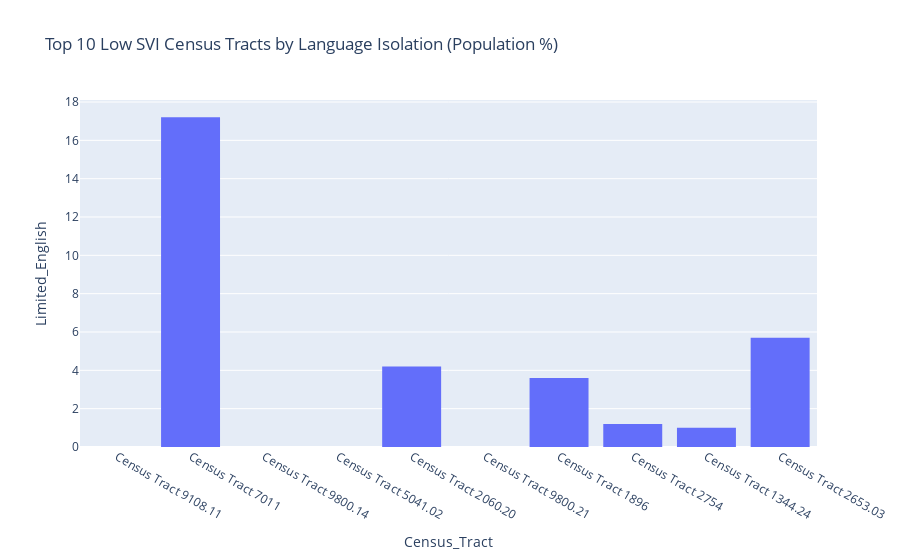
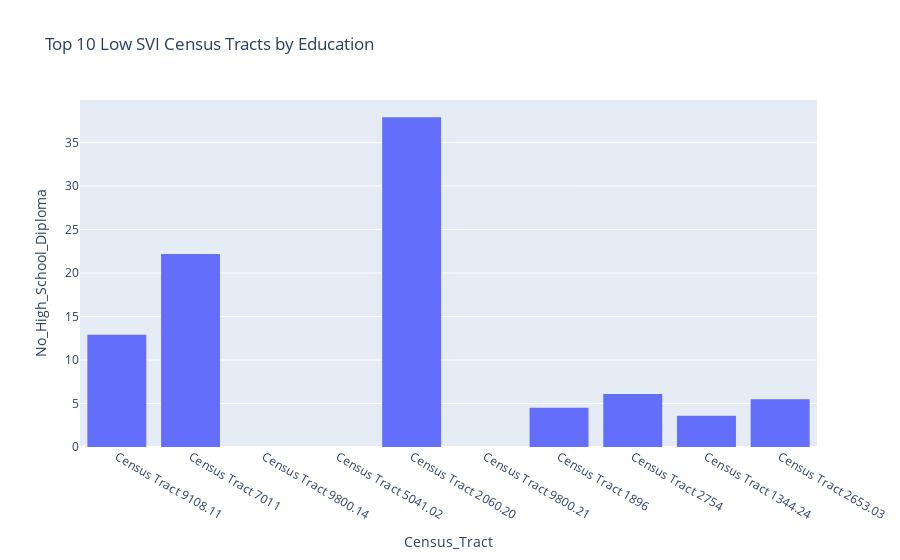
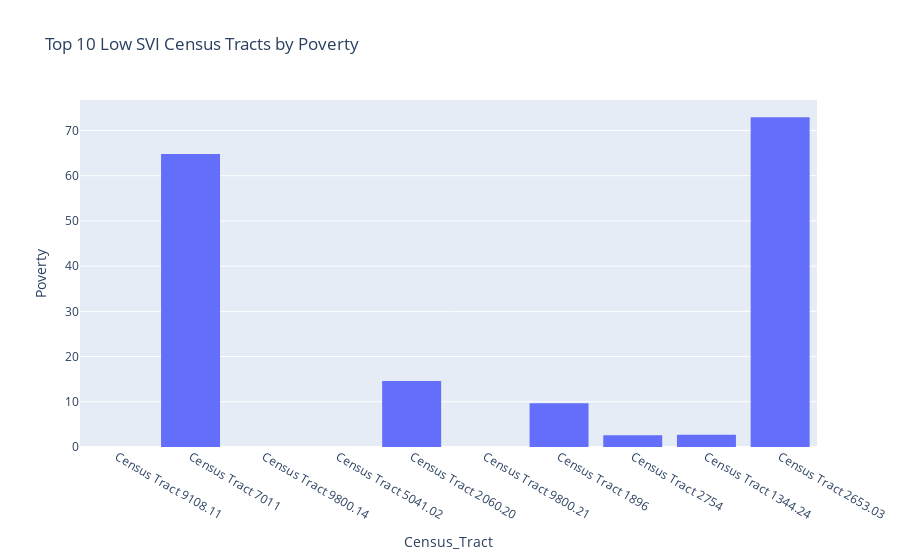

Notebook cell for these charts, in order:
### Code cell
# creates 7 bar charts displaying data on selected social indicators for Top 10 Lowest SVI census tracts
# a simple bar chart, putting date on the x-axis
fig = px.bar(svi_low_sorted.head(10),  ## px = plotly express, bar = bar graphs, fig = figure
       x='Census_Tract',
       y='Limited_English',
       title='Top 10 Low SVI Census Tracts by Language Isolation (Population %)'
      )

# get rid of white lines inside the bars
fig.update_traces(marker_line_width=0)

# show the figure
fig.show()

# a simple bar chart, putting census tract on the x-axis
fig = px.bar(svi_low_sorted.head(10),  ## px = plotly express, bar = bar graphs, fig = figure
       x='Census_Tract',
       y='No_High_School_Diploma',
       title='Top 10 Low SVI Census Tracts by Education'
      )

# get rid of white lines inside the bars
fig.update_traces(marker_line_width=0)

# show the figure
fig.show()

# a simple bar chart, putting census tract on the x-axis
fig = px.bar(svi_low_sorted.head(10),  ## px = plotly express, bar = bar graphs, fig = figure
       x='Census_Tract',
       y='Poverty',
       title='Top 10 Low SVI Census Tracts by Poverty'
      )

# get rid of white lines inside the bars
fig.update_traces(marker_line_width=0)

# show the figure
fig.show()

# a simple bar chart, putting census tract on the x-axis
fig = px.bar(svi_low_sorted.head(10),  ## px = plotly express, bar = bar graphs, fig = figure
       x='Census_Tract',
       y='Renters',
       title='Top 10 Low SVI Census Tracts by Renter Status'
      )

# get rid of white lines inside the bars
fig.update_traces(marker_line_width=0)

# show the figure
fig.show()

# a simple bar chart, putting census tract on the x-axis
fig = px.bar(svi_low_sorted.head(10),  ## px = plotly express, bar = bar graphs, fig = figure
       x='Census_Tract',
       y='White',
       title='Top 10 Low SVI Census Tracts by Race (% White)'
      )

# get rid of white lines inside the bars
fig.update_traces(marker_line_width=0)

# show the figure
fig.show()

# a simple bar chart, putting census tract on the x-axis
fig = px.bar(svi_low_sorted.head(10),  ## px = plotly express, bar = bar graphs, fig = figure
       x='Census_Tract',
       y='Black',
       title='Top 10 Low SVI Census Tracts by Race (% Black)'
      )

# get rid of white lines inside the bars
fig.update_traces(marker_line_width=0)

# show the figure
fig.show()

# a simple bar chart, putting census tract on the x-axis
fig = px.bar(svi_low_sorted.head(10),  ## px = plotly express, bar = bar graphs, fig = figure
       x='Census_Tract',
       y='Hispanic_Latinx',
       title='Top 10 Low SVI Census Tracts by Race (% Hispanic/Latinx)'
      )

# get rid of white lines inside the bars
fig.update_traces(marker_line_width=0)

# show the figure
fig.show()

### Figure 1 — Plotly figure (JSON) as saved in the notebook; plotly's stock layout.template omitted (floating-point values rounded to 4 significant figures)
{"data": [{"alignmentgroup": "True", "hovertemplate": "Census_Tract=%{x}<br>Limited_English=%{y}<extra></extra>", "legendgroup": "", "marker": {"color": "#636efa", "line": {"width": 0}, "pattern": {"shape": ""}}, "name": "", "offsetgroup": "", "orientation": "v", "showlegend": false, "textposition": "auto", "type": "bar", "x": ["Census Tract 9108.11", "Census Tract 7011", "Census Tract 9800.14", "Census Tract 5041.02", "Census Tract 2060.20", "Census Tract 9800.21", "Census Tract 1896", "Census Tract 2754", "Census Tract 1344.24", "Census Tract 2653.03"], "xaxis": "x", "y": [0, 17.2, 0, 0, 4.2, 0, 3.6, 1.2, 1, 5.7], "yaxis": "y"}], "layout": {"autosize": true, "barmode": "relative", "legend": {"tracegroupgap": 0}, "title": {"text": "Top 10 Low SVI Census Tracts by Language Isolation (Population %)"}, "xaxis": {"anchor": "y", "autorange": true, "domain": [0, 1], "range": [-0.5, 9.5], "title": {"text": "Census_Tract"}, "type": "category"}, "yaxis": {"anchor": "x", "autorange": true, "domain": [0, 1], "range": [0, 18.11], "title": {"text": "Limited_English"}, "type": "linear"}}}

### Figure 2 — Plotly figure (JSON) as saved in the notebook; plotly's stock layout.template omitted (floating-point values rounded to 4 significant figures)
{"data": [{"alignmentgroup": "True", "hovertemplate": "Census_Tract=%{x}<br>No_High_School_Diploma=%{y}<extra></extra>", "legendgroup": "", "marker": {"color": "#636efa", "line": {"width": 0}, "pattern": {"shape": ""}}, "name": "", "offsetgroup": "", "orientation": "v", "showlegend": false, "textposition": "auto", "type": "bar", "x": ["Census Tract 9108.11", "Census Tract 7011", "Census Tract 9800.14", "Census Tract 5041.02", "Census Tract 2060.20", "Census Tract 9800.21", "Census Tract 1896", "Census Tract 2754", "Census Tract 1344.24", "Census Tract 2653.03"], "xaxis": "x", "y": [12.9, 22.2, 0, 0, 37.9, 0, 4.5, 6.1, 3.6, 5.5], "yaxis": "y"}], "layout": {"autosize": true, "barmode": "relative", "legend": {"tracegroupgap": 0}, "title": {"text": "Top 10 Low SVI Census Tracts by Education"}, "xaxis": {"anchor": "y", "autorange": true, "domain": [0, 1], "range": [-0.5, 9.5], "title": {"text": "Census_Tract"}, "type": "category"}, "yaxis": {"anchor": "x", "autorange": true, "domain": [0, 1], "range": [0, 39.89], "title": {"text": "No_High_School_Diploma"}, "type": "linear"}}}

### Figure 3 — Plotly figure (JSON) as saved in the notebook; plotly's stock layout.template omitted (floating-point values rounded to 4 significant figures)
{"data": [{"alignmentgroup": "True", "hovertemplate": "Census_Tract=%{x}<br>Poverty=%{y}<extra></extra>", "legendgroup": "", "marker": {"color": "#636efa", "line": {"width": 0}, "pattern": {"shape": ""}}, "name": "", "offsetgroup": "", "orientation": "v", "showlegend": false, "textposition": "auto", "type": "bar", "x": ["Census Tract 9108.11", "Census Tract 7011", "Census Tract 9800.14", "Census Tract 5041.02", "Census Tract 2060.20", "Census Tract 9800.21", "Census Tract 1896", "Census Tract 2754", "Census Tract 1344.24", "Census Tract 2653.03"], "xaxis": "x", "y": [0, 64.8, 0, 0, 14.6, 0, 9.7, 2.6, 2.7, 72.9], "yaxis": "y"}], "layout": {"autosize": true, "barmode": "relative", "legend": {"tracegroupgap": 0}, "title": {"text": "Top 10 Low SVI Census Tracts by Poverty"}, "xaxis": {"anchor": "y", "autorange": true, "domain": [0, 1], "range": [-0.5, 9.5], "title": {"text": "Census_Tract"}, "type": "category"}, "yaxis": {"anchor": "x", "autorange": true, "domain": [0, 1], "range": [0, 76.74], "title": {"text": "Poverty"}, "type": "linear"}}}
